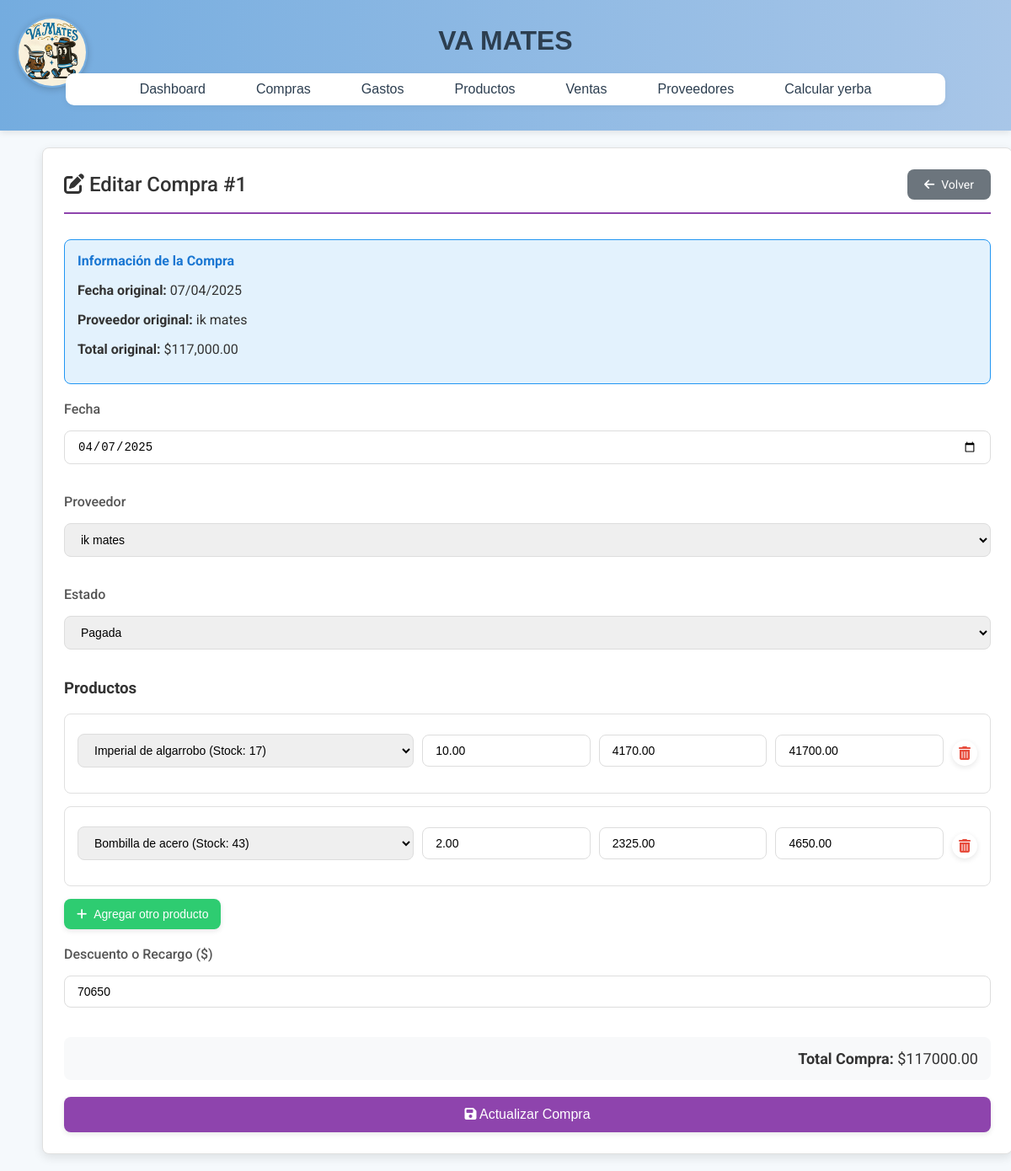
Page /compras/editar_compra.php?id=1 on the committed database.
### tables this page shows
CREATE TABLE `compras` (
  `id` int(11) NOT NULL,
  `descripcion` varchar(255) NOT NULL,
  `monto` decimal(10,2) NOT NULL,
  `fecha` date NOT NULL,
  `estado` enum('pendiente','pagada','cancelada') DEFAULT 'pendiente',
  `id_proveedor` int(11) DEFAULT NULL,
  `ajuste` decimal(10,2) DEFAULT 0.00
);

CREATE TABLE `proveedores` (
  `id` int(11) NOT NULL,
  `nombre` varchar(100) NOT NULL,
  `detalle` text DEFAULT NULL,
  `estado` enum('activo','desactivado') NOT NULL DEFAULT 'activo'
);

CREATE TABLE `detalle_compras` (
  `id` int(11) NOT NULL,
  `id_compra` int(11) DEFAULT NULL,
  `id_producto` int(11) DEFAULT NULL,
  `cantidad` decimal(10,2) DEFAULT NULL,
  `precio_unitario` decimal(10,2) DEFAULT NULL
);

CREATE TABLE `productos` (
  `id` int(11) NOT NULL,
  `nombre` varchar(100) NOT NULL,
  `precio_compra` decimal(10,2) NOT NULL,
  `precio` decimal(10,2) NOT NULL,
  `stock` int(11) NOT NULL,
  `diferencia` decimal(10,2) NOT NULL,
  `estado` enum('activo','desactivado') NOT NULL DEFAULT 'activo'
);

### compras/editar_compra.php (the view, shortened to what this page needs)
<?php
include '../config/config.php';
include '../includes/header.php';
$compra_id = intval($_GET['id']);
$sql_compra = "SELECT c.*, p.nombre AS nombre_proveedor
                FROM compras c
                LEFT JOIN proveedores p ON c.id_proveedor = p.id
                WHERE c.id = ?";
$stmt_compra = $conn->prepare($sql_compra);
$stmt_compra->bind_param("i", $compra_id);
$stmt_compra->execute();
$result_compra = $stmt_compra->get_result();
$compra = $result_compra->fetch_assoc();
$sql_productos = "SELECT dc.*, p.nombre, p.precio_compra, p.stock
                    FROM detalle_compras dc
                    JOIN productos p ON dc.id_producto = p.id
                    WHERE dc.id_compra = ?";
$stmt_productos = $conn->prepare($sql_productos);
$stmt_productos->bind_param("i", $compra_id);
$stmt_productos->execute();
$result_productos = $stmt_productos->get_result();
$productos_compra = $result_productos->fetch_all(MYSQLI_ASSOC);
$productos_ids_en_compra = array_column($productos_compra, 'id_producto');
$placeholders = implode(',', array_fill(0, count($productos_ids_en_compra), '?'));
$types = str_repeat('i', count($productos_ids_en_compra));
$sql_productos_disponibles = "SELECT * FROM productos
                                WHERE estado = 'activo'
                                OR id IN ($placeholders)
                                ORDER BY nombre ASC";
$stmt_productos = $conn->prepare($sql_productos_disponibles);
if (!empty($productos_ids_en_compra)) {
    $stmt_productos->bind_param($types, ...$productos_ids_en_compra);
}
$stmt_productos->execute();
$productos_disponibles = $stmt_productos->get_result()->fetch_all(MYSQLI_ASSOC);
$proveedores = $conn->query("SELECT * FROM proveedores ORDER BY nombre ASC");
?>
<!DOCTYPE html>
<html lang="es">
<head>
    <link rel="stylesheet" href="/vamates3/assets/css/editar/edit.css">
    <link rel="stylesheet" href="https://cdnjs.cloudflare.com/ajax/libs/font-awesome/6.4.0/css/all.min.css">
</head>
<body>
<div class="edit-container">
    <div class="edit-form">
        <div class="edit-header-section">
            <h2><i class="fas fa-edit"></i> Editar Compra #<?= $compra['id'] ?></h2>
            <a href="index.php" class="edit-btn-back">
                <i class="fas fa-arrow-left"></i> Volver
            </a>
        </div>
        <div class="edit-info-box">
            <h4>Información de la Compra</h4>
            <p><strong>Fecha original:</strong> <?= date('d/m/Y', strtotime($compra['fecha'])) ?></p>
            <p><strong>Proveedor original:</strong> <?= htmlspecialchars($compra['nombre_proveedor'] ?? 'No especificado') ?></p>
            <p><strong>Total original:</strong> $<?= number_format($compra['monto'], 2) ?></p>
        </div>
        <form action="actualizar_compra.php" method="post" id="formCompra">
            <div class="edit-form-group">
                <label for="fecha">Fecha</label>
                <input class="edit-control" type="date" name="fecha" id="fecha" value="<?= htmlspecialchars($compra['fecha']) ?>" required>
            </div>
            <div class="edit-form-group">
                <label for="id_proveedor">Proveedor</label>
                <select name="id_proveedor" id="id_proveedor" class="edit-control" required>
                    <?php while ($prov = $proveedores->fetch_assoc()): ?>
                        <option value="<?= $prov['id'] ?>" <?= $prov['id'] == $compra['id_proveedor'] ? 'selected' : '' ?>>
                            <?= htmlspecialchars($prov['nombre']) ?>
                        </option>
                    <?php endwhile; ?>
                </select>
            </div>
            <div class="edit-form-group">
                <label for="estado">Estado</label>
                <select name="estado" id="estado" class="edit-control" required>
                    <option value="pagada" <?= $compra['estado'] == 'pagada' ? 'selected' : '' ?>>Pagada</option>
                </select>
            </div>
            <h3>Productos</h3>
            <div id="productosContainer">
                <?php foreach ($productos_compra as $producto): ?>
                    <div class="edit-producto-item">
                        <div class="edit-producto-grid">
                            <select name="producto_id[]" class="edit-producto-select edit-control" required>
                                <?php foreach ($productos_disponibles as $prod): ?>
                                    <option value="<?= $prod['id'] ?>"
                                            data-precio="<?= $prod['precio_compra'] ?>"
                                            data-stock="<?= $prod['stock'] ?>"
                                            <?= $prod['id'] == $producto['id_producto'] ? 'selected' : '' ?>>
                                        <?= htmlspecialchars($prod['nombre']) ?>
                                        (Stock: <?= $prod['stock'] ?>)
                                    </option>
                                <?php endforeach; ?>
                            </select>
                            <input type="number" name="cantidad[]" class="edit-cantidad edit-control"
                                    placeholder="Cantidad" min="1"
                                    value="<?= $producto['cantidad'] ?>" required>
                            <input type="number" name="precio_unitario[]" class="edit-precio edit-control"
                                    placeholder="Precio unitario" step="0.01" min="0"
                                    value="<?= $producto['precio_unitario'] ?>" required>
                            <input type="text" class="edit-subtotal edit-control" placeholder="Subtotal" readonly
                                   value="<?= number_format($producto['cantidad'] * $producto['precio_unitario'], 2) ?>">
                            <button type="button" class="edit-btn-action edit-btn-delete edit-remove-producto">
                                <i class="fas fa-trash-alt"></i>
                            </button>
                        </div>
                    </div>
                <?php endforeach; ?>
            </div>
            <button type="button" class="edit-btn-agregar edit-add-producto">
                <i class="fas fa-plus"></i> Agregar otro producto
            </button>
            <div class="edit-form-group">
                <label for="ajuste">Descuento o Recargo ($)</label>
                <input type="number" name="ajuste" id="ajuste" class="edit-control"
                        placeholder="Ej: -100 para descuento o 50 para recargo" step="0.01"
                        value="<?= $compra['monto'] - array_reduce($productos_compra, function($carry, $item) {
                           return $carry + ($item['cantidad'] * $item['precio_unitario']);
                        }, 0) ?>">
            </div>
            <div class="edit-total-display">
                <strong>Total Compra:</strong> $<span id="total-compra"><?= number_format($compra['monto'], 2) ?></span>
            </div>
            <button type="submit" class="edit-btn-submit">
                <i class="fas fa-save"></i> Actualizar Compra
            </button>
        </form>
    </div>
</div>
</body>
</html>

### assets/css/styles.css (style rules this page uses)
body { font-family: 'Quicksand', sans-serif; margin: 0; padding: 0; background-color: #f5f9fc; color: #333; }
button, .btn-agregar, .btn-delete, .btn-submit, .btn-tema { padding: 10px 20px; font-size: 0.9rem; border: none; border-radius: 10px; cursor: pointer; transition: all 0.3s ease; background-color: #74acdf; color: #fff; box-shadow: 0 2px 6px rgba(0,0,0,0.1); }

### assets/css/editar/edit.css (style rules this page uses)
:root { --primary-color: #8e44ad; --secondary-color: #9b59b6; --danger-color: #e74c3c; --warning-color: #f39c12; --success-color: #2ecc71; --light-color: #f5f5f5; --dark-color: #333; --border-radius: 8px; --box-shadow: 0 4px 12px rgba(0, 0, 0, 0.1); }
.edit-container { max-width: 1100px; margin: 0 auto; padding: 20px; font-family: 'Roboto', sans-serif; }
.edit-form { background: #fff; border: 1px solid #e0e0e0; border-radius: var(--border-radius); padding: 25px; box-shadow: var(--box-shadow); width: 100%; }
.edit-header-section { display: flex; justify-content: space-between; align-items: center; margin-bottom: 30px; padding-bottom: 15px; border-bottom: 2px solid var(--primary-color); }
.edit-header-section h2 { color: var(--dark-color); margin: 0; font-weight: 500; }
.edit-btn-back { background-color: #6c757d; color: white; border: none; padding: 10px 20px; border-radius: var(--border-radius); cursor: pointer; font-size: 14px; text-decoration: none; display: inline-flex; align-items: center; gap: 8px; transition: background-color 0.3s; }
.edit-control { width: 100%; padding: 10px 15px; margin: 8px 0 15px; border: 1px solid #ddd; border-radius: var(--border-radius); box-sizing: border-box; font-size: 14px; transition: border-color 0.3s; }
.edit-form-group { margin-bottom: 20px; }
.edit-form-group label { display: block; margin-bottom: 8px; font-weight: 500; color: #555; }
.edit-btn-submit { background-color: var(--primary-color); color: white; border: none; padding: 12px 20px; border-radius: var(--border-radius); cursor: pointer; font-size: 16px; font-weight: 500; transition: background-color 0.3s; width: 100%; }
.edit-info-box { background: #e3f2fd; border: 1px solid #2196f3; border-radius: var(--border-radius); padding: 15px; margin-bottom: 20px; }
.edit-info-box h4 { margin: 0 0 10px 0; color: #1976d2; }
.edit-producto-item { margin-bottom: 15px; padding: 15px; border: 1px solid #e0e0e0; border-radius: var(--border-radius); }
.edit-producto-grid { display: grid; grid-template-columns: 2fr 1fr 1fr 1fr auto; gap: 10px; align-items: center; }
.edit-btn-agregar { background-color: var(--success-color); color: white; border: none; padding: 10px 15px; border-radius: var(--border-radius); cursor: pointer; font-size: 14px; margin-bottom: 20px; display: inline-flex; align-items: center; gap: 8px; transition: background-color 0.3s; }
.edit-btn-action { background: none; border: none; cursor: pointer; font-size: 16px; padding: 5px; border-radius: 50%; width: 30px; height: 30px; display: flex; align-items: center; justify-content: center; }
.edit-btn-delete { color: var(--danger-color); }
.edit-total-display { background-color: #f8f9fa; padding: 15px; border-radius: var(--border-radius); margin: 20px 0; text-align: right; font-size: 18px; }

### rows in the picture
compras: id "1", fecha "07/04/2025", id_proveedor.nombre "ik mates", monto "117,000.00", fecha "04/07/2025", id_proveedor "ik mates", estado "Pagada", monto "117000.00"
detalle_compras: id_producto.nombre "Imperial de algarrobo (Stock: 17)", cantidad "10.00", precio_unitario "4170.00", cantidad+precio_unitario "41700.00"
detalle_compras: id_producto.nombre "Bombilla de acero (Stock: 43)", cantidad "2.00", precio_unitario "2325.00", cantidad+precio_unitario "4650.00"
